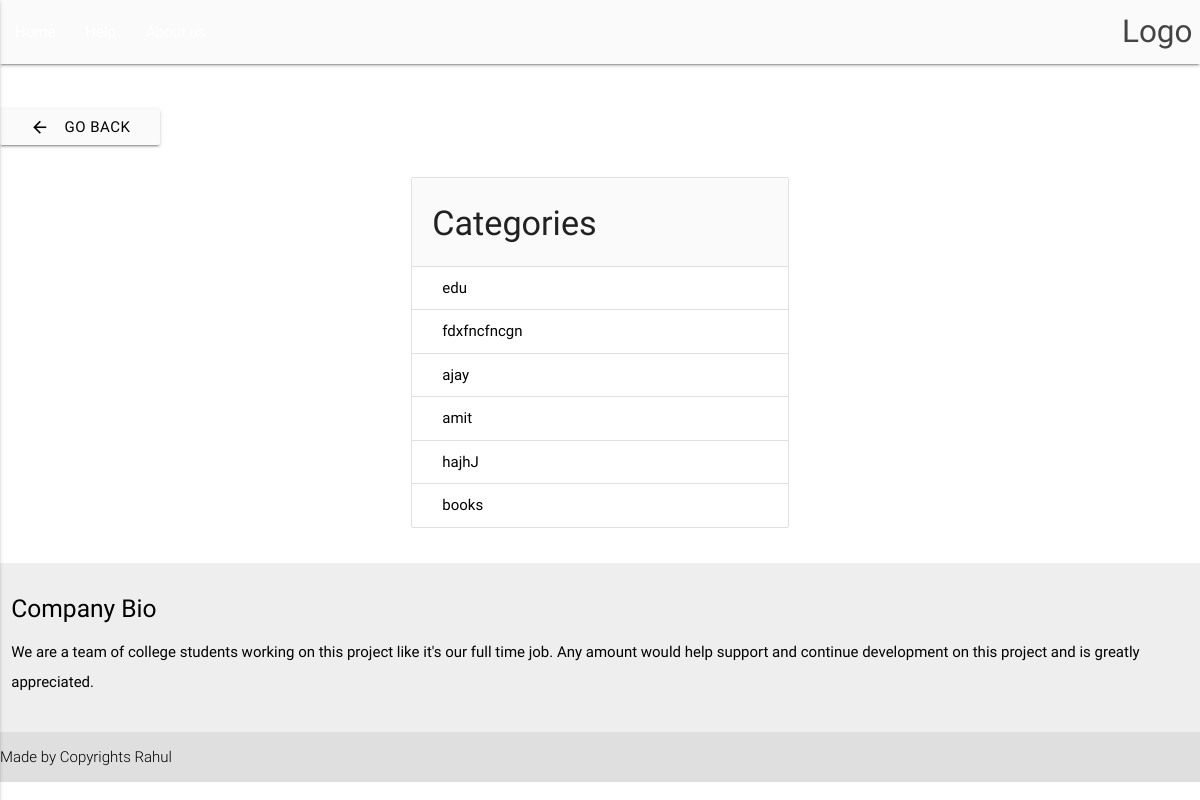
Page /all_categories.php on the committed database.
### tables this page shows
CREATE TABLE `categories` (
  `id` int(10) NOT NULL,
  `datetime` varchar(50) NOT NULL,
  `name` varchar(100) NOT NULL,
  `creatorname` varchar(200) NOT NULL
);

### all_categories.php (the view, shortened to what this page needs)
  <!DOCTYPE html>
<html lang="en">
<head>
  <link href="css/materialize.css" type="text/css" rel="stylesheet" media="screen,projection"/>
  <link href="css/style.css" type="text/css" rel="stylesheet" media="screen,projection"/>
</head>
<body>
   <nav>
    <div class="nav-wrapper grey lighten-5">
      <a href="#" class="brand-logo right">Logo</a>
      <ul id="nav-mobile" class="left hide-on-med-and-down">
        <li><a class="white-text" href="dashboard.php">Home</a></li>
        <li><a class="white-text" href="#">Help</a></li>
        <li><a class="white-text" href="about_us.php">About us</a></li>
      </ul>
    </div>
  </nav>
    <br><br>
    <a href="blog.php" class="btn waves-effect waves-light left black-text grey lighten-5"><i class="material-icons left">arrow_back</i>Go Back</a><br><br>
        <div class="row">
          <div class="input-field col l4 offset-l4 s12">
           <ul class="collection with-header">
        <li class="collection-header grey lighten-5"><h4>Categories</h4></li>
    <?php require 'conn.php';
     $sql="SELECT * from categories ORDER BY datetime desc";
            $result=mysqli_query($conn,$sql);
            while($results=mysqli_fetch_array($result)){
              $CategoryName=$results['name'];
     ?>
    <a href="#" class="collection-item black-text"><?php echo $CategoryName; ?></a>
    <?php } ?>
  </ul>
          </div>
        </div>
  <footer class="page-footer grey lighten-3">
    <div class=" col s12 grey lighten-3">
      <div class="row">
        <div class="col s12 grey lighten-3">
          <h5 class="black-text">Company Bio</h5>
          <p class="black-text">We are a team of college students working on this project like it's our full time job. Any amount would help support and continue development on this project and is greatly appreciated.</p>
        </div>
      </div>
    </div>
    <div class="footer-copyright">
      <div class="container black-text">
      Made by <a class="black-text" href="http://materializecss.com">Copyrights Rahul</a>
      </div>
    </div>
  </footer>
  </body>
</html>

### css/style.css (style rules this page uses)
nav ul a, nav .brand-logo { color: #444; }
p { line-height: 2rem; }
footer.page-footer { margin: 0; }

### rows in the picture
categories: name "edu"
categories: name "fdxfncfncgn"
categories: name "ajay"
categories: name "amit"
categories: name "hajhJ"
categories: name "books"
